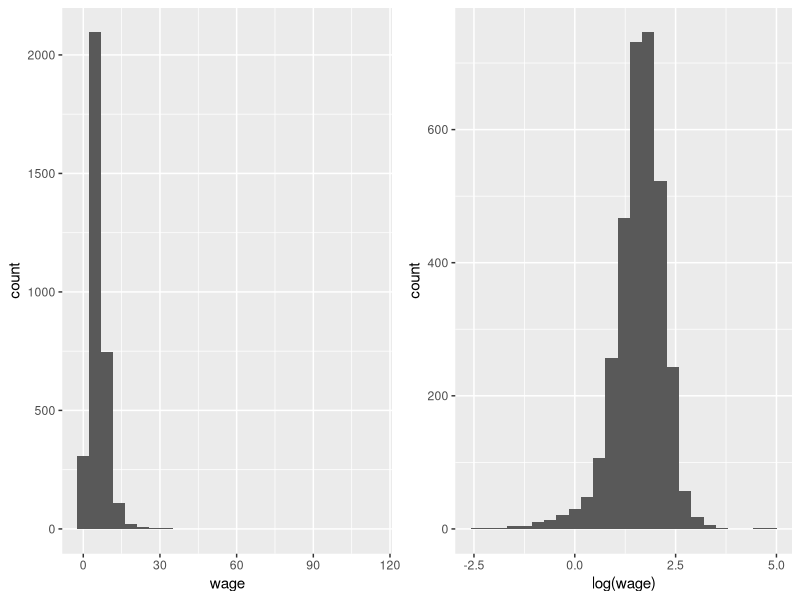
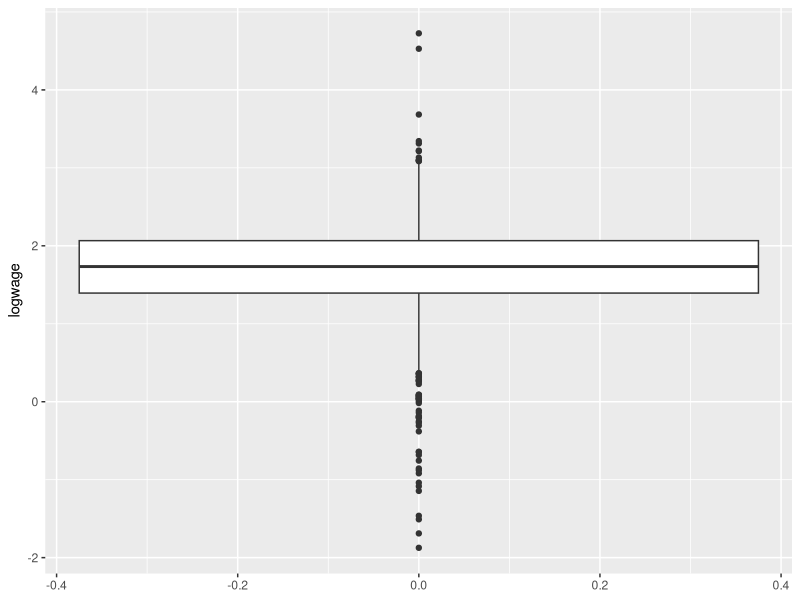
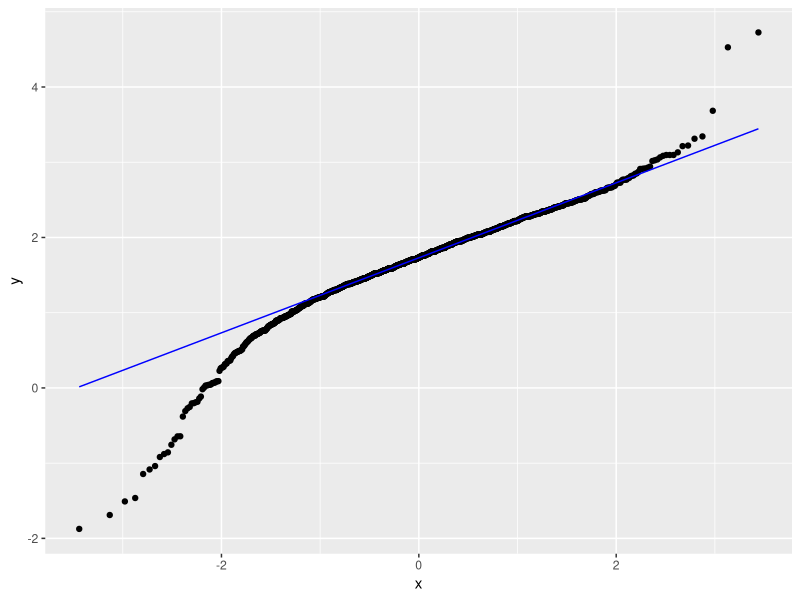
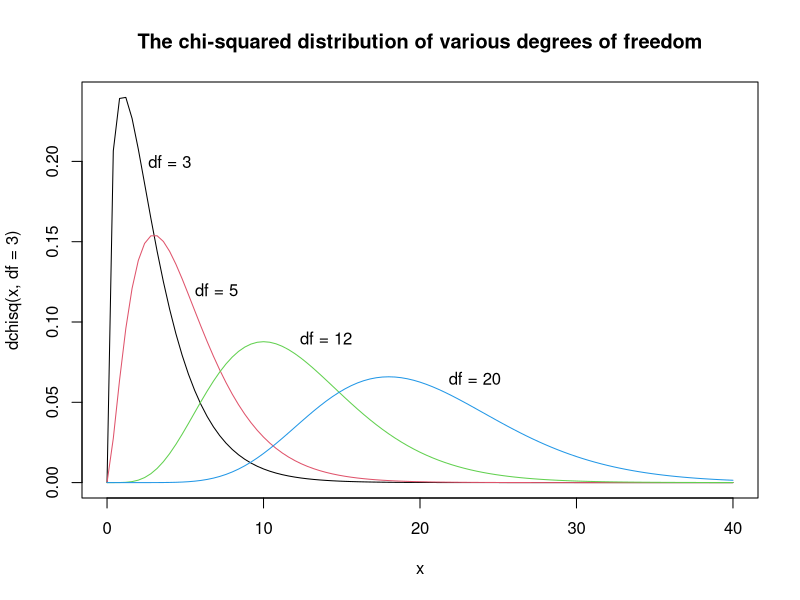
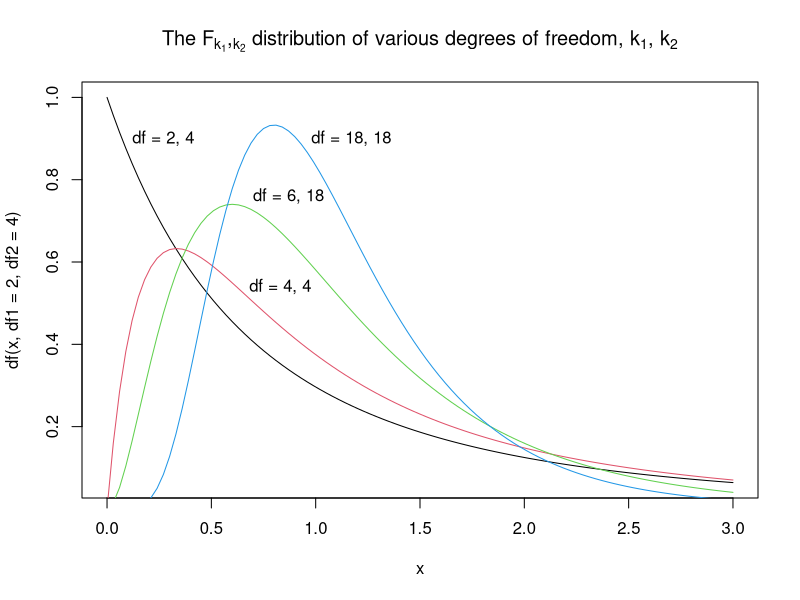

Here is the R script that generated these plots, in order:
## ---- chunk 1
pnorm(11/17)
## ---- chunk 2
pnorm(11/17)^15
## ---- chunk 3
15*178
## ---- chunk 4
15*17^2
## ---- chunk 5
(2850-2670)/sqrt(4335)
## ---- chunk 6
#two ways to calculate this.
#Option 1:
1-pnorm(2.7339)
#Option 2:
pnorm(2.7339, lower.tail=FALSE)
## ---- chunk 7
# qnorm() function gives the inverse of CDF 
qnorm(0.9999)
## ---- chunk 8
#build function to solve quadratic equation
quad_solve <- function(a, b, c)
{
  a <- as.complex(a)
  answer <- c((-b + sqrt(b^2 - 4*a*c))/(2*a),
              (-b + sqrt(b^2 - 4*a*c))/(2*a))
  if(all(Im(answer) == 0)) answer <- Re(answer)
  if(answer[1] == answer[2]) return(answer[1])
  answer
}

# solve our equation
(quad_solve(a = 178, b=3.719*17, c=-2850))^2
## ---- chunk 9
libraries <- c("haven",       # to import/export SPSS, STATA, SAS files
               "tidyverse",   # for tidy data
               "ggplot2",     # for visualization
               "gridExtra",   # to plot graphs in grids
               "rstatix")     # converts stats functions to a tidyverse-friendly format, and can use `levene_test()`

# lapply(libraries, library, character.only=TRUE) will load the libraries
## ---- chunk 10
invisible(lapply(libraries, library, character.only=TRUE))
## ---- chunk 11
wagefull_df <- read_dta("../Data/wagefull.dta")
## ---- chunk 12
# Yuo can use any of the following to examine data frame (df): 
# `dim()`: for its dimensions, by row and column
# `str()`: for its structure
# `summary()`: for summary statistics on its columns
# `colnames()`: for the name of each column
# `head()`: for the first 6 rows of the data frame
# `tail()`: for the last 6 rows of the data frame
# `View()`: for a spreadsheet-like display of the entire data frame

str(wagefull_df)
## ---- chunk 13
# We will display the two graphs side by side.
# Histogram of wage
p1 <- ggplot(wagefull_df,
      aes(x = wage)) +
  geom_histogram(bins = 25)
# Histogram of ln wage
p2 <- ggplot(wagefull_df,
      aes(x = log(wage))) +
  geom_histogram(bins = 25)

# arrange the charts in a grid:
grid.arrange(p1, p2, nrow = 1)
## ---- chunk 14
wagefull_df %>%
  filter(male==1) %>%
  summarize(mean = mean(log(wage)), st.dev. = sd(log(wage)), var = var(log(wage))) 

# sd() and var() use n-1 in the denominator

## ---- chunk 15
logwage_male_df <- wagefull_df %>%
  filter(male == 1) %>%
  mutate(logwage = log(wage))

sqrt(var(logwage_male_df$logwage)/nrow(logwage_male_df))

## ---- chunk 16
summary(logwage_male_df$logwage)
## ---- chunk 17
ggplot(logwage_male_df,
       aes(y = logwage)) +
  geom_boxplot()
## ---- chunk 18
ggplot(logwage_male_df,
       aes(sample = logwage)) +
  stat_qq() +
  stat_qq_line(color = "blue")
## ---- chunk 19
shapiro.test(logwage_male_df$logwage)
## ---- chunk 20
x_bar <- mean(logwage_male_df$logwage)
sample_var_x <- var(logwage_male_df$logwage)
st_err_x <- sqrt(sample_var_x/nrow(logwage_male_df))

t_mu_x <- (x_bar - 1.7)/st_err_x
t_mu_x
## ---- chunk 21
t.test(logwage_male_df$logwage,
       mu = 1.7,
       alternative = "two.sided")
## ---- chunk 22
# In part (c) we created logwage_male dataframe that introduced a new row called logwage. Lets first do the same for females:
logwage_female_df <- wagefull_df %>%
  filter(male == 0) %>%
  mutate(logwage = log(wage))

# Now we can create our variables:
X_bar <- mean(logwage_male_df$logwage)
Y_bar <- mean(logwage_female_df$logwage)
var_X <- var(logwage_male_df$logwage)  # like sd() var() uses denominator n-1.
var_Y <- var(logwage_female_df$logwage)
n_X <- nrow(logwage_male_df)
n_Y <- nrow(logwage_female_df)
st_err <- sqrt(var_X/n_X + var_Y/n_Y)

# calculate the test statistic:

t_D <- (X_bar - Y_bar)/st_err

#display the variables in a table
data.frame(t_D, X_bar, Y_bar, var_X, var_Y, n_X, n_Y, st_err)
## ---- chunk 23
# let's obtain the critical value for 1% significance level from standard normal:

qnorm(0.995)
## ---- chunk 24
logwagefull_df <- wagefull_df %>%
  mutate(logwage = log(wage)) 

t.test(logwage ~ male,
       alternative = "two.sided",
       conf.level = 0.99,
       var.equal = TRUE,
       data = logwagefull_df)
## ---- chunk 25
#First convert the male column into categorical data
logwagefull_df$male <- as.factor(logwagefull_df$male)
levene_test(data = logwagefull_df,
            formula = logwage ~ male)
## ---- chunk 26
var_Y
## ---- chunk 27
curve(dchisq(x, df = 3), from = 0, to = 40, col = 1)
text(x=4, y=0.2, "df = 3")
curve(dchisq(x, df = 5), from = 0, to = 40, col = 2, add = TRUE)
text(x=7, y=0.12, "df = 5")
curve(dchisq(x, df = 12), from = 0, to = 40, col = 3, add = TRUE)
text(x=14, y = 0.09, "df = 12")
curve(dchisq(x, df = 20), from = 0, to = 40, col = 4, add = TRUE)
text(x=23.5, y=0.065, "df = 20")
title(main = "The chi-squared distribution of various degrees of freedom")
## ---- chunk 28
curve(df(x, df1 = 2, df2 = 4), from = 0, to = 3, col = 1)
text(x=0.27, y=0.9, "df = 2, 4")
curve(df(x, df1 = 4, df2 = 4), from = 0, to = 3, col = 2, add = TRUE)
text(x=0.83, y=0.54, "df = 4, 4")
curve(df(x, df1 = 6, df2 = 18), from = 0, to = 3, col = 3, add = TRUE)
text(x=0.87, y=0.76, "df = 6, 18")
curve(df(x, df1 = 18, df2 = 18), from = 0, to = 3, col = 4, add = TRUE)
text(x=1.17, y=0.9, "df = 18, 18")
title(main = expression("The F"[k[1]]*","[k[2]]*" distribution of various degrees of freedom, k"[1]*", k"[2]))
## ---- chunk 29
var_X/var_Y
## ---- chunk 30
k1 <- n_X - 1
k2 <- n_Y - 1
alpha <- 0.05
qf(p = alpha/2, df1 = k1, df2 = k2, lower.tail = TRUE) # if lower.tail = TRUE, then the probability to the left of p is returned
qf(p = alpha/2, df1 = k1, df2 = k2, lower.tail = FALSE) # if lower.tail = FALSE, then the probability to the right of p is returned
## ---- chunk 31
var_Y/var_X
## ---- chunk 32
qf(p = alpha, df1 = k2, df2 = k1, lower.tail = FALSE) # since it is one sided, we do not divide alpha by 2, and we are interested in the probability of the right side of p. Also notice that we swapped the numerator and denominator degrees of freedom.
